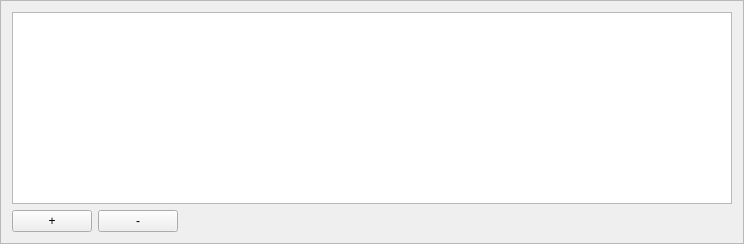
      <widget class="QFrame" name="frame_2">
       <property name="frameShape">
        <enum>QFrame::StyledPanel</enum>
       </property>
       <property name="frameShadow">
        <enum>QFrame::Raised</enum>
       </property>
       <layout class="QGridLayout" name="gridLayout_26">
        <item row="0" column="0" colspan="3">
         <widget class="QTableView" name="hopsList">
          <property name="editTriggers">
           <set>QAbstractItemView::DoubleClicked|QAbstractItemView::EditKeyPressed|QAbstractItemView::SelectedClicked</set>
          </property>
          <property name="alternatingRowColors">
           <bool>true</bool>
          </property>
         </widget>
        </item>
        <item row="1" column="0">
         <widget class="QPushButton" name="addHop">
          <property name="text">
           <string>+</string>
          </property>
         </widget>
        </item>
        <item row="1" column="1">
         <widget class="QPushButton" name="deleteHop">
          <property name="text">
           <string>-</string>
          </property>
         </widget>
        </item>
        <item row="1" column="2">
         <spacer name="horizontalSpacer_3">
          <property name="orientation">
           <enum>Qt::Horizontal</enum>
          </property>
          <property name="sizeHint" stdset="0">
           <size>
            <width>548</width>
            <height>20</height>
           </size>
          </property>
         </spacer>
        </item>
       </layout>
      </widget>
